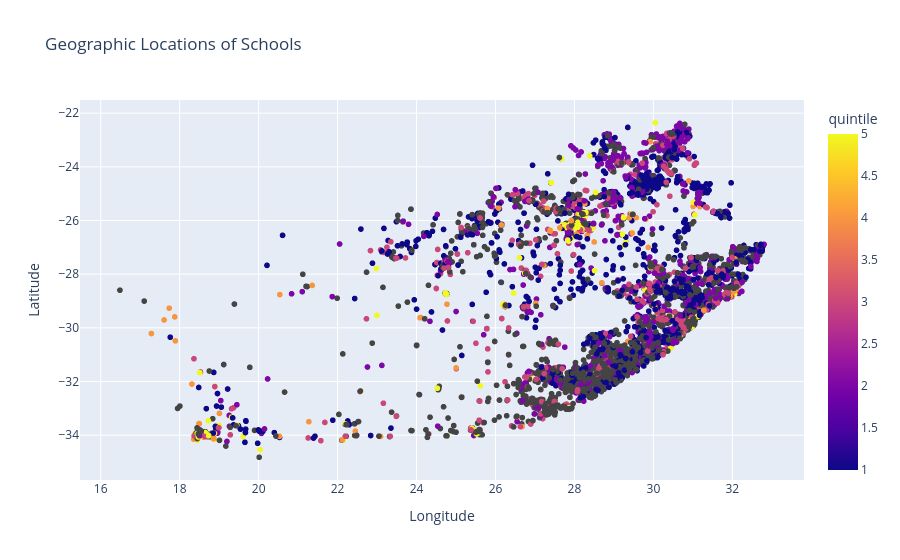

Notebook code cell kept with this figure:
### Code cell
import pandas as pd
import plotly.express as px

# Load and clean the data
df = pd.read_csv(r"C:\Users\luyanda\Desktop\New folder\School_Data_CSV.csv", header=None, encoding='latin-1', low_memory=False)
df.columns = ['emisno', 'centrename', 'institution_name', 'centro', 'quintile', 'ward_id', 'street_address', 'new_long', 'new_lat']
df = df.iloc[1:].reset_index(drop=True)

# Convert coordinates to numeric
df['new_long'] = pd.to_numeric(df['new_long'], errors='coerce')
df['new_lat'] = pd.to_numeric(df['new_lat'], errors='coerce')
df['quintile'] = pd.to_numeric(df['quintile'], errors='coerce')

# Drop missing and sample
df = df.dropna(subset=['new_long', 'new_lat']).sample(n=5000, random_state=42)

# Create the interactive scatter plot
fig = px.scatter(df, x='new_long', y='new_lat', color='quintile',
                 title='Geographic Locations of Schools',
                 labels={'new_long': 'Longitude', 'new_lat': 'Latitude'})
fig.show()

### Figure 1 — Plotly figure (JSON) as saved in the notebook; plotly's stock layout.template omitted (floating-point values rounded to 4 significant figures; data arrays with more than 128 entries replaced by an {"elided": "..."} marker saying what was removed)
{"data": [{"hovertemplate": "Longitude=%{x}<br>Latitude=%{y}<br>quintile=%{marker.color}<extra></extra>", "legendgroup": "", "marker": {"color": {"elided": "5000 float values"}, "coloraxis": "coloraxis", "symbol": "circle"}, "mode": "markers", "name": "", "showlegend": false, "type": "scattergl", "x": {"elided": "5000 float values"}, "xaxis": "x", "y": {"elided": "5000 float values"}, "yaxis": "y"}], "layout": {"coloraxis": {"colorbar": {"title": {"text": "quintile"}}, "colorscale": [[0, "#0d0887"], [0.1111, "#46039f"], [0.2222, "#7201a8"], [0.3333, "#9c179e"], [0.4444, "#bd3786"], [0.5556, "#d8576b"], [0.6667, "#ed7953"], [0.7778, "#fb9f3a"], [0.8889, "#fdca26"], [1, "#f0f921"]]}, "legend": {"tracegroupgap": 0}, "title": {"text": "Geographic Locations of Schools"}, "xaxis": {"anchor": "y", "domain": [0, 1], "title": {"text": "Longitude"}}, "yaxis": {"anchor": "x", "domain": [0, 1], "title": {"text": "Latitude"}}}}
